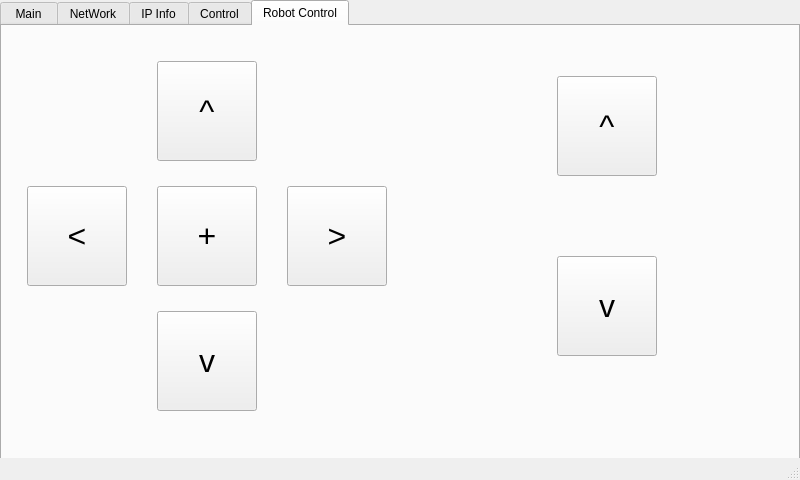
<?xml version="1.0" encoding="UTF-8"?>
<ui version="4.0">
 <class>MainWindow</class>
 <widget class="QMainWindow" name="MainWindow">
  <property name="geometry">
   <rect>
    <x>0</x>
    <y>0</y>
    <width>800</width>
    <height>480</height>
   </rect>
  </property>
  <property name="windowTitle">
   <string>MainWindow</string>
  </property>
  <widget class="QWidget" name="centralWidget">
   <widget class="QTabWidget" name="tabWidget">
    <property name="geometry">
     <rect>
      <x>0</x>
      <y>0</y>
      <width>800</width>
      <height>460</height>
     </rect>
    </property>
    <property name="focusPolicy">
     <enum>Qt::NoFocus</enum>
    </property>
    <property name="currentIndex">
     <number>4</number>
    </property>
    <widget class="QWidget" name="tabWidgetPage1">
     <attribute name="title">
      <string> Main </string>
     </attribute>
     <widget class="QLabel" name="label_logo">
      <property name="geometry">
       <rect>
        <x>290</x>
        <y>80</y>
        <width>211</width>
        <height>211</height>
       </rect>
      </property>
      <property name="text">
       <string/>
      </property>
      <property name="pixmap">
       <pixmap resource="res.qrc">:/image/resource/logo.png</pixmap>
      </property>
     </widget>
     <widget class="QLabel" name="label_title">
      <property name="geometry">
       <rect>
        <x>5</x>
        <y>340</y>
        <width>786</width>
        <height>86</height>
       </rect>
      </property>
      <property name="font">
       <font>
        <pointsize>24</pointsize>
       </font>
      </property>
      <property name="styleSheet">
       <string notr="true">color: rgb(249, 19, 19);</string>
      </property>
      <property name="text">
       <string> 安徽工业大学 电气与信息工程学院</string>
      </property>
      <property name="alignment">
       <set>Qt::AlignCenter</set>
      </property>
     </widget>
     <widget class="QSlider" name="verticalSlider_2">
      <property name="geometry">
       <rect>
        <x>690</x>
        <y>105</y>
        <width>29</width>
        <height>216</height>
       </rect>
      </property>
      <property name="focusPolicy">
       <enum>Qt::NoFocus</enum>
      </property>
      <property name="maximum">
       <number>127</number>
      </property>
      <property name="value">
       <number>127</number>
      </property>
      <property name="orientation">
       <enum>Qt::Vertical</enum>
      </property>
     </widget>
    </widget>
    <widget class="QWidget" name="tabWidgetPage2">
     <attribute name="title">
      <string>NetWork</string>
     </attribute>
     <widget class="QWidget" name="widget_4" native="true">
      <property name="geometry">
       <rect>
        <x>610</x>
        <y>15</y>
        <width>171</width>
        <height>386</height>
       </rect>
      </property>
      <widget class="QWidget" name="layoutWidget">
       <property name="geometry">
        <rect>
         <x>40</x>
         <y>25</y>
         <width>95</width>
         <height>346</height>
        </rect>
       </property>
       <layout class="QVBoxLayout" name="verticalLayout">
        <item>
         <widget class="QPushButton" name="pushButton_scan">
          <property name="minimumSize">
           <size>
            <width>0</width>
            <height>34</height>
           </size>
          </property>
          <property name="text">
           <string>scan</string>
          </property>
         </widget>
        </item>
        <item>
         <widget class="QPushButton" name="pushButton_connect">
          <property name="minimumSize">
           <size>
            <width>0</width>
            <height>34</height>
           </size>
          </property>
          <property name="text">
           <string>connect</string>
          </property>
         </widget>
        </item>
        <item>
         <widget class="QPushButton" name="pushButton_openssdb">
          <property name="minimumSize">
           <size>
            <width>0</width>
            <height>34</height>
           </size>
          </property>
          <property name="text">
           <string>open SSDB</string>
          </property>
         </widget>
        </item>
        <item>
         <widget class="QPushButton" name="pushButton_disconnect">
          <property name="minimumSize">
           <size>
            <width>0</width>
            <height>34</height>
           </size>
          </property>
          <property name="text">
           <string>disconnect</string>
          </property>
         </widget>
        </item>
       </layout>
      </widget>
     </widget>
    </widget>
    <widget class="QWidget" name="tabWidgetPage3">
     <attribute name="title">
      <string>IP Info</string>
     </attribute>
    </widget>
    <widget class="QWidget" name="tabWidgetPage4">
     <attribute name="title">
      <string>Control</string>
     </attribute>
     <widget class="QWidget" name="widget_videoCtrl" native="true">
      <property name="geometry">
       <rect>
        <x>495</x>
        <y>20</y>
        <width>236</width>
        <height>356</height>
       </rect>
      </property>
      <widget class="QSlider" name="verticalSlider">
       <property name="geometry">
        <rect>
         <x>105</x>
         <y>15</y>
         <width>29</width>
         <height>211</height>
        </rect>
       </property>
       <property name="focusPolicy">
        <enum>Qt::NoFocus</enum>
       </property>
       <property name="maximum">
        <number>128</number>
       </property>
       <property name="value">
        <number>128</number>
       </property>
      </widget>
      <widget class="QLabel" name="label_5">
       <property name="geometry">
        <rect>
         <x>70</x>
         <y>230</y>
         <width>96</width>
         <height>31</height>
        </rect>
       </property>
       <property name="text">
        <string>Volume</string>
       </property>
       <property name="alignment">
        <set>Qt::AlignCenter</set>
       </property>
      </widget>
      <widget class="QToolButton" name="toolButton_play">
       <property name="geometry">
        <rect>
         <x>95</x>
         <y>265</y>
         <width>55</width>
         <height>55</height>
        </rect>
       </property>
       <property name="minimumSize">
        <size>
         <width>0</width>
         <height>32</height>
        </size>
       </property>
       <property name="focusPolicy">
        <enum>Qt::NoFocus</enum>
       </property>
       <property name="icon">
        <iconset resource="res.qrc">
         <normaloff>:/image/resource/play.png</normaloff>:/image/resource/play.png</iconset>
       </property>
       <property name="iconSize">
        <size>
         <width>160</width>
         <height>160</height>
        </size>
       </property>
       <property name="autoRaise">
        <bool>true</bool>
       </property>
      </widget>
      <widget class="QToolButton" name="toolButton_last">
       <property name="geometry">
        <rect>
         <x>20</x>
         <y>265</y>
         <width>55</width>
         <height>55</height>
        </rect>
       </property>
       <property name="minimumSize">
        <size>
         <width>0</width>
         <height>32</height>
        </size>
       </property>
       <property name="focusPolicy">
        <enum>Qt::NoFocus</enum>
       </property>
       <property name="text">
        <string/>
       </property>
       <property name="icon">
        <iconset resource="res.qrc">
         <normaloff>:/image/resource/last.png</normaloff>:/image/resource/last.png</iconset>
       </property>
       <property name="iconSize">
        <size>
         <width>160</width>
         <height>160</height>
        </size>
       </property>
       <property name="autoRaise">
        <bool>true</bool>
       </property>
      </widget>
      <widget class="QToolButton" name="toolButton_next">
       <property name="geometry">
        <rect>
         <x>170</x>
         <y>265</y>
         <width>55</width>
         <height>55</height>
        </rect>
       </property>
       <property name="minimumSize">
        <size>
         <width>0</width>
         <height>32</height>
        </size>
       </property>
       <property name="focusPolicy">
        <enum>Qt::NoFocus</enum>
       </property>
       <property name="text">
        <string/>
       </property>
       <property name="icon">
        <iconset resource="res.qrc">
         <normaloff>:/image/resource/next.png</normaloff>:/image/resource/next.png</iconset>
       </property>
       <property name="iconSize">
        <size>
         <width>160</width>
         <height>160</height>
        </size>
       </property>
       <property name="autoRaise">
        <bool>true</bool>
       </property>
      </widget>
     </widget>
     <widget class="QWidget" name="widget_3" native="true">
      <property name="geometry">
       <rect>
        <x>35</x>
        <y>70</y>
        <width>381</width>
        <height>266</height>
       </rect>
      </property>
      <widget class="QPushButton" name="pushButton_download">
       <property name="geometry">
        <rect>
         <x>250</x>
         <y>190</y>
         <width>92</width>
         <height>34</height>
        </rect>
       </property>
       <property name="minimumSize">
        <size>
         <width>0</width>
         <height>32</height>
        </size>
       </property>
       <property name="focusPolicy">
        <enum>Qt::NoFocus</enum>
       </property>
       <property name="text">
        <string>Download</string>
       </property>
      </widget>
      <widget class="QGroupBox" name="groupBox">
       <property name="geometry">
        <rect>
         <x>35</x>
         <y>35</y>
         <width>301</width>
         <height>106</height>
        </rect>
       </property>
       <property name="title">
        <string>SerialPort</string>
       </property>
       <widget class="QPushButton" name="pushButton_openPort">
        <property name="geometry">
         <rect>
          <x>200</x>
          <y>45</y>
          <width>71</width>
          <height>32</height>
         </rect>
        </property>
        <property name="minimumSize">
         <size>
          <width>0</width>
          <height>32</height>
         </size>
        </property>
        <property name="focusPolicy">
         <enum>Qt::NoFocus</enum>
        </property>
        <property name="text">
         <string>open</string>
        </property>
       </widget>
       <widget class="QLabel" name="label_2">
        <property name="geometry">
         <rect>
          <x>10</x>
          <y>70</y>
          <width>67</width>
          <height>17</height>
         </rect>
        </property>
        <property name="text">
         <string>Baud:</string>
        </property>
       </widget>
       <widget class="QLabel" name="label_4">
        <property name="geometry">
         <rect>
          <x>10</x>
          <y>35</y>
          <width>67</width>
          <height>17</height>
         </rect>
        </property>
        <property name="text">
         <string>Port:</string>
        </property>
       </widget>
       <widget class="QComboBox" name="comboBox">
        <property name="geometry">
         <rect>
          <x>75</x>
          <y>30</y>
          <width>96</width>
          <height>27</height>
         </rect>
        </property>
       </widget>
       <widget class="QComboBox" name="comboBox_2">
        <property name="geometry">
         <rect>
          <x>75</x>
          <y>65</y>
          <width>96</width>
          <height>27</height>
         </rect>
        </property>
        <item>
         <property name="text">
          <string>9600</string>
         </property>
        </item>
        <item>
         <property name="text">
          <string>19200</string>
         </property>
        </item>
        <item>
         <property name="text">
          <string>38400</string>
         </property>
        </item>
        <item>
         <property name="text">
          <string>57600</string>
         </property>
        </item>
        <item>
         <property name="text">
          <string>115200</string>
         </property>
        </item>
        <item>
         <property name="text">
          <string>230400</string>
         </property>
        </item>
       </widget>
      </widget>
      <widget class="QToolButton" name="toolButton_show">
       <property name="geometry">
        <rect>
         <x>45</x>
         <y>185</y>
         <width>71</width>
         <height>41</height>
        </rect>
       </property>
       <property name="focusPolicy">
        <enum>Qt::NoFocus</enum>
       </property>
       <property name="text">
        <string>show</string>
       </property>
      </widget>
      <widget class="QToolButton" name="toolButton_test">
       <property name="geometry">
        <rect>
         <x>150</x>
         <y>185</y>
         <width>71</width>
         <height>41</height>
        </rect>
       </property>
       <property name="focusPolicy">
        <enum>Qt::NoFocus</enum>
       </property>
       <property name="text">
        <string>test</string>
       </property>
      </widget>
     </widget>
     <zorder>widget_3</zorder>
     <zorder>widget_videoCtrl</zorder>
    </widget>
    <widget class="QWidget" name="tabWidgetPage5">
     <attribute name="title">
      <string>Robot Control</string>
     </attribute>
     <widget class="QWidget" name="widget" native="true">
      <property name="geometry">
       <rect>
        <x>5</x>
        <y>5</y>
        <width>786</width>
        <height>416</height>
       </rect>
      </property>
      <widget class="QToolButton" name="toolButton_right">
       <property name="geometry">
        <rect>
         <x>280</x>
         <y>155</y>
         <width>100</width>
         <height>100</height>
        </rect>
       </property>
       <property name="font">
        <font>
         <pointsize>24</pointsize>
        </font>
       </property>
       <property name="focusPolicy">
        <enum>Qt::NoFocus</enum>
       </property>
       <property name="text">
        <string>&gt;</string>
       </property>
      </widget>
      <widget class="QToolButton" name="toolButton_left">
       <property name="geometry">
        <rect>
         <x>20</x>
         <y>155</y>
         <width>100</width>
         <height>100</height>
        </rect>
       </property>
       <property name="font">
        <font>
         <pointsize>24</pointsize>
        </font>
       </property>
       <property name="focusPolicy">
        <enum>Qt::NoFocus</enum>
       </property>
       <property name="text">
        <string>&lt;</string>
       </property>
      </widget>
      <widget class="QToolButton" name="toolButton_stop">
       <property name="geometry">
        <rect>
         <x>150</x>
         <y>155</y>
         <width>100</width>
         <height>100</height>
        </rect>
       </property>
       <property name="font">
        <font>
         <pointsize>24</pointsize>
        </font>
       </property>
       <property name="focusPolicy">
        <enum>Qt::NoFocus</enum>
       </property>
       <property name="text">
        <string>+</string>
       </property>
      </widget>
      <widget class="QToolButton" name="toolButton_up">
       <property name="geometry">
        <rect>
         <x>150</x>
         <y>30</y>
         <width>100</width>
         <height>100</height>
        </rect>
       </property>
       <property name="font">
        <font>
         <pointsize>24</pointsize>
        </font>
       </property>
       <property name="focusPolicy">
        <enum>Qt::NoFocus</enum>
       </property>
       <property name="text">
        <string>^</string>
       </property>
      </widget>
      <widget class="QToolButton" name="toolButton_down">
       <property name="geometry">
        <rect>
         <x>150</x>
         <y>280</y>
         <width>100</width>
         <height>100</height>
        </rect>
       </property>
       <property name="font">
        <font>
         <pointsize>24</pointsize>
        </font>
       </property>
       <property name="focusPolicy">
        <enum>Qt::NoFocus</enum>
       </property>
       <property name="text">
        <string>v</string>
       </property>
      </widget>
      <widget class="QToolButton" name="toolButton_headup">
       <property name="geometry">
        <rect>
         <x>550</x>
         <y>45</y>
         <width>100</width>
         <height>100</height>
        </rect>
       </property>
       <property name="font">
        <font>
         <pointsize>24</pointsize>
        </font>
       </property>
       <property name="focusPolicy">
        <enum>Qt::NoFocus</enum>
       </property>
       <property name="text">
        <string>^</string>
       </property>
      </widget>
      <widget class="QToolButton" name="toolButton_headdown">
       <property name="geometry">
        <rect>
         <x>550</x>
         <y>225</y>
         <width>100</width>
         <height>100</height>
        </rect>
       </property>
       <property name="font">
        <font>
         <pointsize>24</pointsize>
        </font>
       </property>
       <property name="focusPolicy">
        <enum>Qt::NoFocus</enum>
       </property>
       <property name="text">
        <string>v</string>
       </property>
      </widget>
     </widget>
     <widget class="QToolButton" name="toolButton_charge">
      <property name="geometry">
       <rect>
        <x>470</x>
        <y>305</y>
        <width>70</width>
        <height>90</height>
       </rect>
      </property>
      <property name="focusPolicy">
       <enum>Qt::NoFocus</enum>
      </property>
      <property name="icon">
       <iconset resource="res.qrc">
        <normaloff>:/image/resource/battery_charging.png</normaloff>:/image/resource/battery_charging.png</iconset>
      </property>
      <property name="iconSize">
       <size>
        <width>160</width>
        <height>160</height>
       </size>
      </property>
      <property name="autoRaise">
       <bool>true</bool>
      </property>
     </widget>
    </widget>
   </widget>
  </widget>
  <widget class="QStatusBar" name="statusBar"/>
 </widget>
 <layoutdefault spacing="6" margin="11"/>
 <resources>
  <include location="res.qrc"/>
 </resources>
 <connections/>
</ui>
